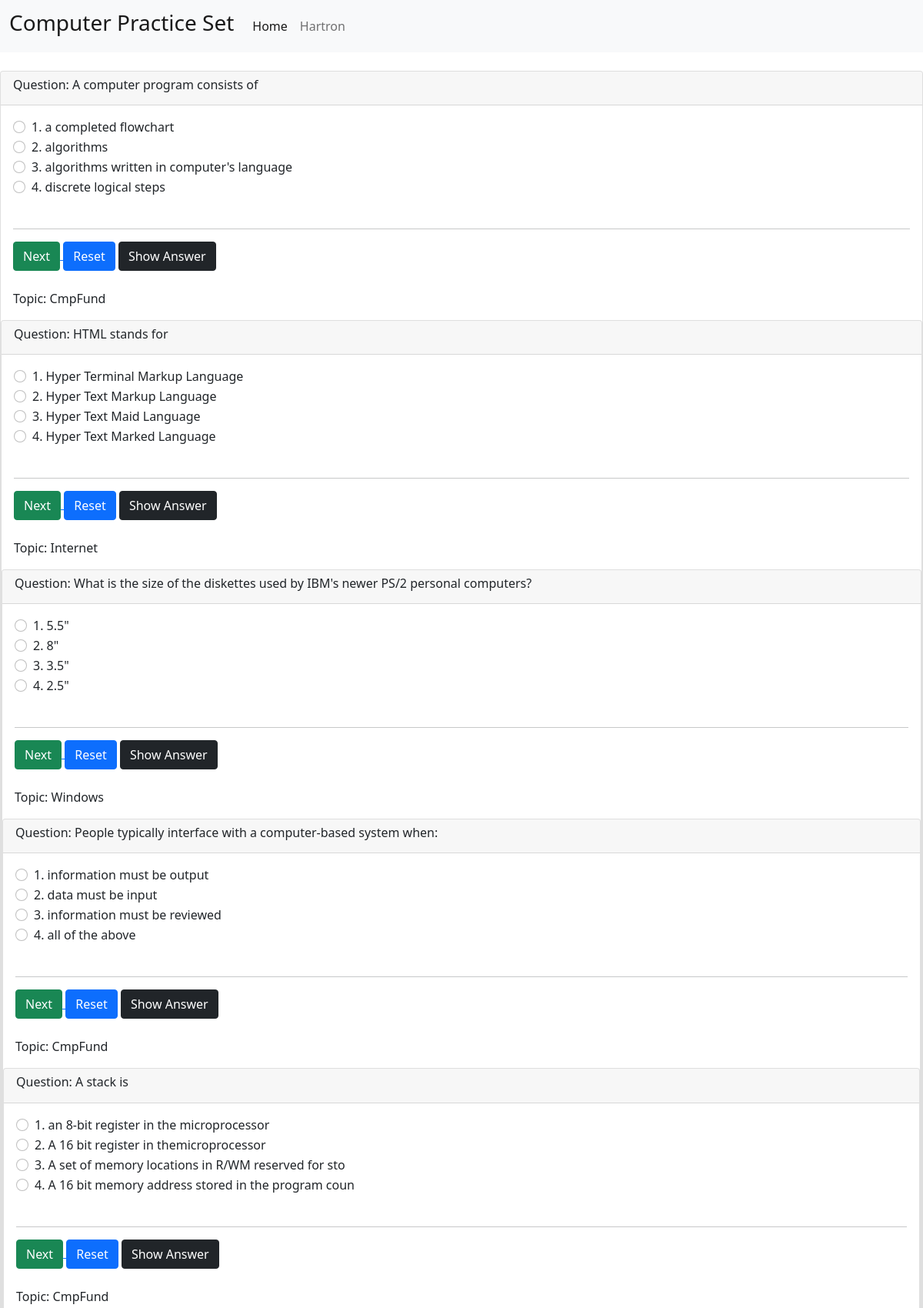
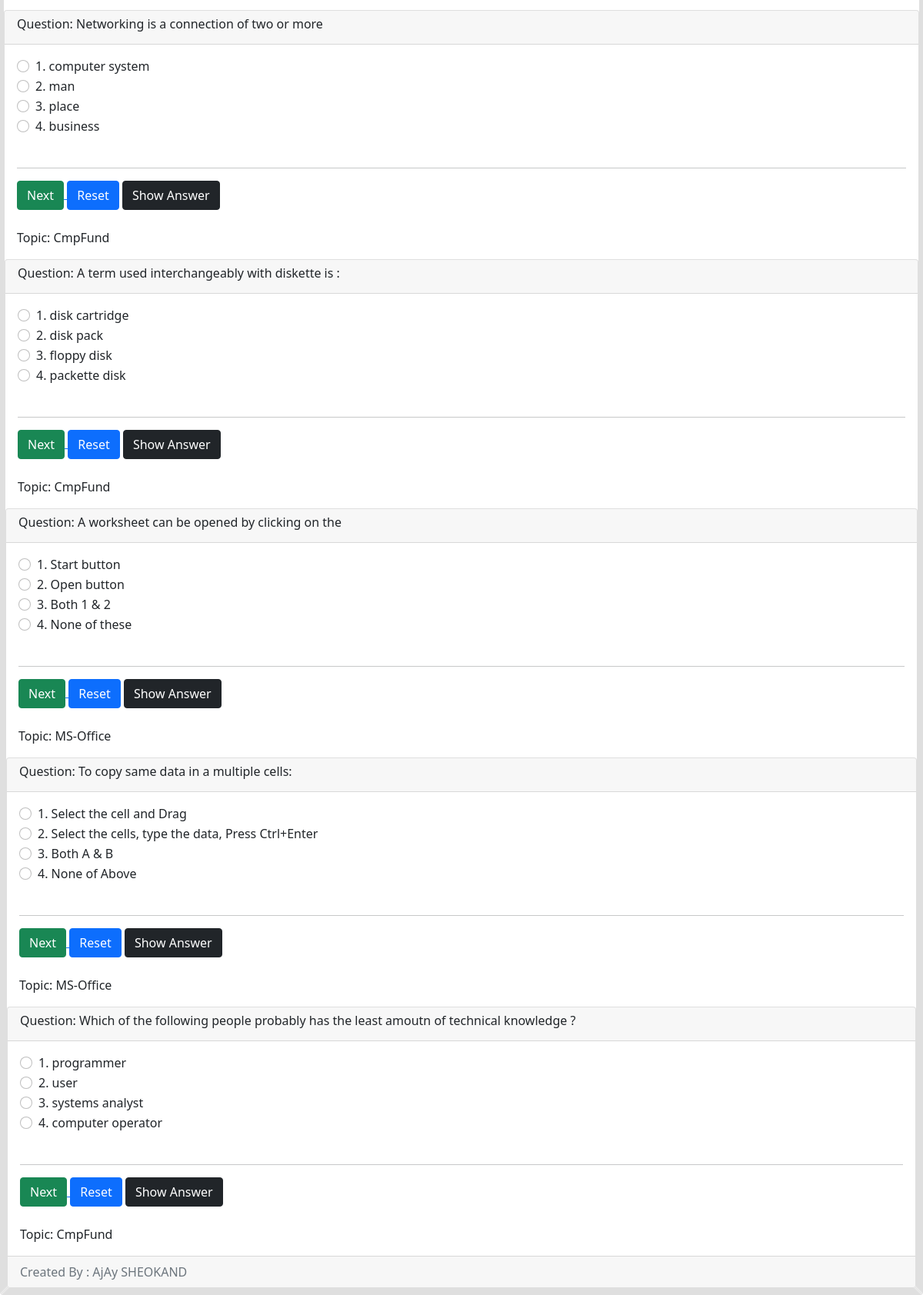
The page / on the database its author committed (2 pictures, top to bottom).
### tables this page shows
CREATE TABLE `question` (
  `qid` int(30) NOT NULL,
  `ques` varchar(100) NOT NULL,
  `a` varchar(50) NOT NULL,
  `b` varchar(50) NOT NULL,
  `c` varchar(50) NOT NULL,
  `d` varchar(50) NOT NULL,
  `ans` varchar(50) NOT NULL,
  `topic` varchar(30) NOT NULL
);

### index.php (the view, shortened to what this page needs)
<!doctype html>
<html lang="en">
  <head>
    <link href="https://cdn.jsdelivr.net/npm/bootstrap@5.0.0-beta3/dist/css/bootstrap.min.css" rel="stylesheet">
  </head>
  <body>
    <nav class="navbar navbar-expand-lg navbar-light bg-light">
    <div class="container-fluid">
        <a class="navbar-brand" href="#"><h3> Computer Practice Set </h3></a>
        <div class="collapse navbar-collapse" id="navbarSupportedContent">
        <ul class="navbar-nav me-auto mb-2 mb-lg-0">
            <li class="nav-item">
            <a class="nav-link active" aria-current="page" href="#">Home</a>
            </li>
            <li class="nav-item">
            <a class="nav-link" href="index.php">Hartron</a>
            </li>
        </ul>
        </div>
    </div>
    </nav>
    <br>
    <?php
include('config.php');
for($i=1; $i<=10;$i++){
$qid=rand(1,886);
$sql = "SELECT ques FROM question where qid=$qid";
$result = $conn->query($sql);
$sql = "SELECT a FROM question where qid=$qid";
$a = $conn->query($sql);
$sql = "SELECT b FROM question where qid=$qid";
$b = $conn->query($sql);
$sql = "SELECT c FROM question where qid=$qid";
$c = $conn->query($sql);
$sql = "SELECT d FROM question where qid=$qid";
$d = $conn->query($sql);
$sql = "SELECT topic FROM question where qid=$qid";
$topic = $conn->query($sql);
?>
    <div class="contaniner">
        <div class="card text-left">
            <div class="card-header">
               <h6>
                <?php
                while( $row = mysqli_fetch_assoc($result) ){
                    echo "Question: ", $row['ques'];
                } ?>
            </div>
            <div class="card-body">
            <div class="form-check">
                    <input class="form-check-input" type="radio" name="flexRadioDefault" id="flexRadioDefault1">
                    <label class="form-check-label" for="flexRadioDefault1" >1.
                    <?php
                while( $row = mysqli_fetch_assoc($a) ){
                    echo $row['a'];
                } ?>
                    </label>
                    </div>
                    <div class="form-check">
                    <input class="form-check-input" type="radio" name="flexRadioDefault" id="flexRadioDefault2" >
                    <label class="form-check-label" for="flexRadioDefault2">2.
                    <?php
                while( $row = mysqli_fetch_assoc($b) ){
                    echo $row['b'];
                } ?>
                    </label>
                    </div>
                    <div class="form-check">
                    <input class="form-check-input" type="radio" name="flexRadioDefault" id="flexRadioDefault1">
                    <label class="form-check-label" for="flexRadioDefault3">3.
                    <?php
                while( $row = mysqli_fetch_assoc($c) ){
                    echo $row['c'];
                } ?>
                    </label>
                    </div>
                    <div class="form-check">
                    <input class="form-check-input" type="radio" name="flexRadioDefault" id="flexRadioDefault2" >
                    <label class="form-check-label" for="flexRadioDefault4" >4.
                    <?php
                while( $row = mysqli_fetch_assoc($d) ){
                    echo $row['d'];
                } ?>
                 </label>
                    </div>
                 <hr>
                <a href="index.php">
                <button type="submit" id="submit" name="submit" class="btn btn-success"> Next </button>
                </a>
                <button type="reset" id="reset" name="reset" class="btn btn-primary"> Reset </button>
                <button id="showans" name="showans" class="btn btn-dark" onclick="showAns(<?php echo $i; ?>);"> Show Answer </button>
                <lable id="topic" name="topic" value=" "  > Topic:
                <?php
                    while( $row = mysqli_fetch_assoc($topic) ){
                    echo $row['topic'];
                } ?>
                 </lable>
            </div>
            <?php } ?>
            <div class="card-footer text-muted">
                Created By : AjAy SHEOKAND
            </div>
        </div>
    </div>
  </body>
</html>

### rows shown on the page
question: ques "A computer program consists of", a "a completed flowchart", b "algorithms", c "algorithms written in computer's language", d "discrete logical steps", topic "CmpFund"
question: ques "HTML stands for", a "Hyper Terminal Markup Language", b "Hyper Text Markup Language", c "Hyper Text Maid Language", d "Hyper Text Marked Language", topic "Internet"
question: ques "What is the size of the diskettes used by IBM's newer PS/2 personal computers?", a "5.5\"", b "8\"", c "3.5\"", d "2.5\"", topic "Windows"
question: ques "People typically interface with a computer-based system when:", a "information must be output", b "data must be input", c "information must be reviewed", d "all of the above", topic "CmpFund"
question: ques "A stack is", a "an 8-bit register in the microprocessor", b "A 16 bit register in themicroprocessor", c "A set of memory locations in R/WM reserved for sto", d "A 16 bit memory address stored in the program coun", topic "CmpFund"
question: ques "Networking is a connection of two or more", a "computer system", b "man", c "place", d "business", topic "CmpFund"
question: ques "A term used interchangeably with diskette is :", a "disk cartridge", b "disk pack", c "floppy disk", d "packette disk", topic "CmpFund"
question: ques "A worksheet can be opened by clicking on the", a "Start button", b "Open button", c "Both 1 & 2", d "None of these", topic "MS-Office"
question: ques "To copy same data in a multiple cells:", a "Select the cell and Drag", b "Select the cells, type the data, Press Ctrl+Enter", c "Both A & B", d "None of Above", topic "MS-Office"
question: ques "Which of the following people probably has the least amoutn of technical knowledge ?", a "programmer", b "user", c "systems analyst", d "computer operator", topic "CmpFund"
